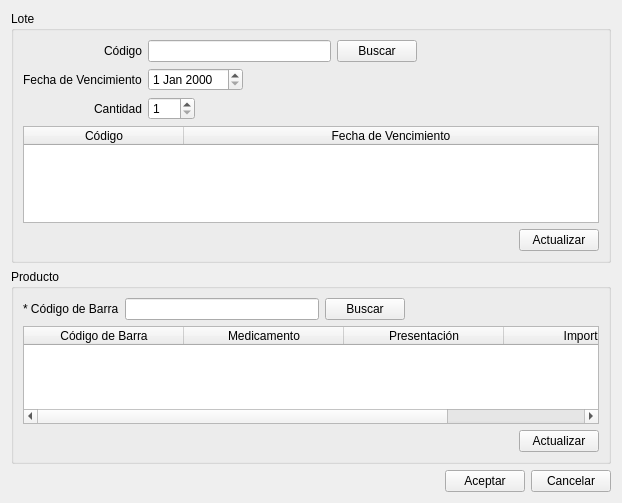
<?xml version="1.0" encoding="UTF-8"?>
<ui version="4.0">
 <class>vtnLote</class>
 <widget class="QWidget" name="vtnLote">
  <property name="geometry">
   <rect>
    <x>0</x>
    <y>0</y>
    <width>622</width>
    <height>503</height>
   </rect>
  </property>
  <property name="windowTitle">
   <string>Alta Lote</string>
  </property>
  <layout class="QVBoxLayout" name="verticalLayout">
   <item>
    <widget class="QGroupBox" name="gbLote">
     <property name="title">
      <string>Lote</string>
     </property>
     <layout class="QFormLayout" name="formLayout">
      <property name="fieldGrowthPolicy">
       <enum>QFormLayout::AllNonFixedFieldsGrow</enum>
      </property>
      <property name="labelAlignment">
       <set>Qt::AlignRight|Qt::AlignTrailing|Qt::AlignVCenter</set>
      </property>
      <item row="0" column="0">
       <widget class="QLabel" name="label">
        <property name="text">
         <string>Código</string>
        </property>
       </widget>
      </item>
      <item row="0" column="1">
       <layout class="QHBoxLayout" name="horizontalLayout_2">
        <item>
         <widget class="QLineEdit" name="lineCodigo">
          <property name="statusTip">
           <string>Ingrese el número de Lote del Producto (solo letras y números sin espacios)</string>
          </property>
          <property name="accessibleDescription">
           <string>codLote</string>
          </property>
         </widget>
        </item>
        <item>
         <widget class="QPushButton" name="btnBuscarLote">
          <property name="text">
           <string>Buscar</string>
          </property>
         </widget>
        </item>
        <item>
         <spacer name="horizontalSpacer_2">
          <property name="orientation">
           <enum>Qt::Horizontal</enum>
          </property>
          <property name="sizeHint" stdset="0">
           <size>
            <width>40</width>
            <height>20</height>
           </size>
          </property>
         </spacer>
        </item>
       </layout>
      </item>
      <item row="2" column="0">
       <widget class="QLabel" name="label_2">
        <property name="text">
         <string>Fecha de Vencimiento</string>
        </property>
       </widget>
      </item>
      <item row="2" column="1">
       <layout class="QHBoxLayout" name="horizontalLayout_3">
        <item>
         <widget class="QDateEdit" name="dateFechVenc">
          <property name="statusTip">
           <string>Ingrese la fecha de vencimiento del lote</string>
          </property>
         </widget>
        </item>
        <item>
         <spacer name="horizontalSpacer">
          <property name="orientation">
           <enum>Qt::Horizontal</enum>
          </property>
          <property name="sizeHint" stdset="0">
           <size>
            <width>40</width>
            <height>20</height>
           </size>
          </property>
         </spacer>
        </item>
       </layout>
      </item>
      <item row="3" column="0">
       <widget class="QLabel" name="labelCantidad">
        <property name="text">
         <string>Cantidad</string>
        </property>
       </widget>
      </item>
      <item row="3" column="1">
       <layout class="QHBoxLayout" name="horizontalLayout_8">
        <item>
         <widget class="QSpinBox" name="spinCantidad">
          <property name="statusTip">
           <string>Ingrese la cantidad del Producto para dicho lote</string>
          </property>
          <property name="minimum">
           <number>1</number>
          </property>
          <property name="maximum">
           <number>500</number>
          </property>
          <property name="singleStep">
           <number>10</number>
          </property>
         </widget>
        </item>
        <item>
         <spacer name="horizontalSpacer_5">
          <property name="orientation">
           <enum>Qt::Horizontal</enum>
          </property>
          <property name="sizeHint" stdset="0">
           <size>
            <width>40</width>
            <height>20</height>
           </size>
          </property>
         </spacer>
        </item>
       </layout>
      </item>
      <item row="4" column="0" colspan="2">
       <widget class="QTableWidget" name="tablaLote">
        <property name="editTriggers">
         <set>QAbstractItemView::NoEditTriggers</set>
        </property>
        <property name="selectionMode">
         <enum>QAbstractItemView::SingleSelection</enum>
        </property>
        <property name="selectionBehavior">
         <enum>QAbstractItemView::SelectRows</enum>
        </property>
        <attribute name="horizontalHeaderDefaultSectionSize">
         <number>160</number>
        </attribute>
        <attribute name="horizontalHeaderStretchLastSection">
         <bool>true</bool>
        </attribute>
        <column>
         <property name="text">
          <string>Código</string>
         </property>
        </column>
        <column>
         <property name="text">
          <string>Fecha de Vencimiento</string>
         </property>
        </column>
       </widget>
      </item>
      <item row="5" column="1">
       <layout class="QHBoxLayout" name="horizontalLayout_9">
        <item>
         <spacer name="horizontalSpacer_7">
          <property name="orientation">
           <enum>Qt::Horizontal</enum>
          </property>
          <property name="sizeHint" stdset="0">
           <size>
            <width>40</width>
            <height>20</height>
           </size>
          </property>
         </spacer>
        </item>
        <item>
         <widget class="QPushButton" name="btnActualizarLote">
          <property name="text">
           <string>Actualizar</string>
          </property>
         </widget>
        </item>
       </layout>
      </item>
     </layout>
    </widget>
   </item>
   <item>
    <widget class="QGroupBox" name="gbProducto">
     <property name="title">
      <string>Producto</string>
     </property>
     <layout class="QFormLayout" name="formLayout_2">
      <property name="fieldGrowthPolicy">
       <enum>QFormLayout::AllNonFixedFieldsGrow</enum>
      </property>
      <property name="labelAlignment">
       <set>Qt::AlignRight|Qt::AlignTrailing|Qt::AlignVCenter</set>
      </property>
      <item row="0" column="0">
       <widget class="QLabel" name="label_4">
        <property name="text">
         <string>* Código de Barra</string>
        </property>
       </widget>
      </item>
      <item row="0" column="1">
       <layout class="QHBoxLayout" name="horizontalLayout">
        <item>
         <widget class="QLineEdit" name="lineCod_Barra">
          <property name="statusTip">
           <string>Ingrese código de barra del producto (exactamente 9 números)</string>
          </property>
          <property name="accessibleDescription">
           <string>codigo</string>
          </property>
         </widget>
        </item>
        <item>
         <widget class="QPushButton" name="btnBuscarProd">
          <property name="text">
           <string>Buscar</string>
          </property>
         </widget>
        </item>
        <item>
         <spacer name="horizontalSpacer_4">
          <property name="orientation">
           <enum>Qt::Horizontal</enum>
          </property>
          <property name="sizeHint" stdset="0">
           <size>
            <width>40</width>
            <height>20</height>
           </size>
          </property>
         </spacer>
        </item>
       </layout>
      </item>
      <item row="1" column="0" colspan="2">
       <widget class="QTableWidget" name="tablaProducto">
        <property name="editTriggers">
         <set>QAbstractItemView::NoEditTriggers</set>
        </property>
        <property name="selectionMode">
         <enum>QAbstractItemView::SingleSelection</enum>
        </property>
        <property name="selectionBehavior">
         <enum>QAbstractItemView::SelectRows</enum>
        </property>
        <attribute name="horizontalHeaderDefaultSectionSize">
         <number>160</number>
        </attribute>
        <attribute name="horizontalHeaderStretchLastSection">
         <bool>true</bool>
        </attribute>
        <column>
         <property name="text">
          <string>Código de Barra</string>
         </property>
        </column>
        <column>
         <property name="text">
          <string>Medicamento</string>
         </property>
        </column>
        <column>
         <property name="text">
          <string>Presentación</string>
         </property>
        </column>
        <column>
         <property name="text">
          <string>Importe</string>
         </property>
        </column>
       </widget>
      </item>
      <item row="2" column="1">
       <layout class="QHBoxLayout" name="horizontalLayout_7">
        <item>
         <spacer name="horizontalSpacer_6">
          <property name="orientation">
           <enum>Qt::Horizontal</enum>
          </property>
          <property name="sizeHint" stdset="0">
           <size>
            <width>40</width>
            <height>20</height>
           </size>
          </property>
         </spacer>
        </item>
        <item>
         <widget class="QPushButton" name="btnActualizarProd">
          <property name="text">
           <string>Actualizar</string>
          </property>
         </widget>
        </item>
       </layout>
      </item>
     </layout>
    </widget>
   </item>
   <item>
    <layout class="QHBoxLayout" name="horizontalLayout_5">
     <item>
      <spacer name="horizontalSpacer_3">
       <property name="orientation">
        <enum>Qt::Horizontal</enum>
       </property>
       <property name="sizeHint" stdset="0">
        <size>
         <width>40</width>
         <height>20</height>
        </size>
       </property>
      </spacer>
     </item>
     <item>
      <widget class="QPushButton" name="btnAceptar">
       <property name="text">
        <string>Aceptar</string>
       </property>
      </widget>
     </item>
     <item>
      <widget class="QPushButton" name="btnCancelar">
       <property name="text">
        <string>Cancelar</string>
       </property>
      </widget>
     </item>
    </layout>
   </item>
  </layout>
 </widget>
 <tabstops>
  <tabstop>lineCodigo</tabstop>
  <tabstop>btnBuscarLote</tabstop>
  <tabstop>dateFechVenc</tabstop>
  <tabstop>spinCantidad</tabstop>
  <tabstop>tablaLote</tabstop>
  <tabstop>lineCod_Barra</tabstop>
  <tabstop>btnBuscarProd</tabstop>
  <tabstop>tablaProducto</tabstop>
  <tabstop>btnActualizarProd</tabstop>
  <tabstop>btnAceptar</tabstop>
  <tabstop>btnCancelar</tabstop>
 </tabstops>
 <resources/>
 <connections/>
</ui>
